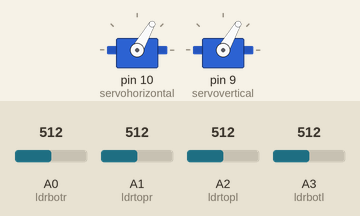
Recording of a sketch running on a simulated Arduino Uno, built with avr-gcc and run on an emulated ATmega328P. On the bench: 2 × servo. Inputs (shaded band) come from the test bench; at power-on: A0 (ldrbotr) = 512, A1 (ldrtopr) = 512, A2 (ldrtopl) = 512, A3 (ldrbotl) = 512.

Above: at 1.7 s.
1.8 s: A0 (ldrbotr) set to 716
At 2.61 s:
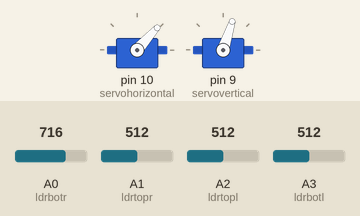
At 3.46 s:
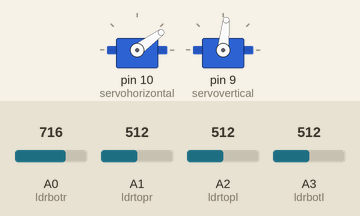
4.8 s: A1 (ldrtopr) set to 306
7.8 s: A2 (ldrtopl) set to 306
10.8 s: A3 (ldrbotl) set to 992
13.8 s: A0 (ldrbotr) set to 992
At 13.8 s:
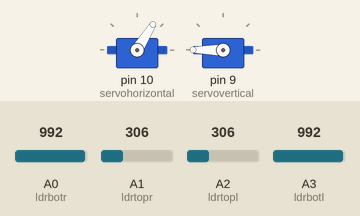
15.3 s: A1 (ldrtopr) set to 150
At 16.12 s:
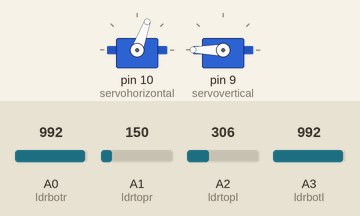
Timing chart, 0 to 21.2 s (numbered marks = the images above; inputs shaded):
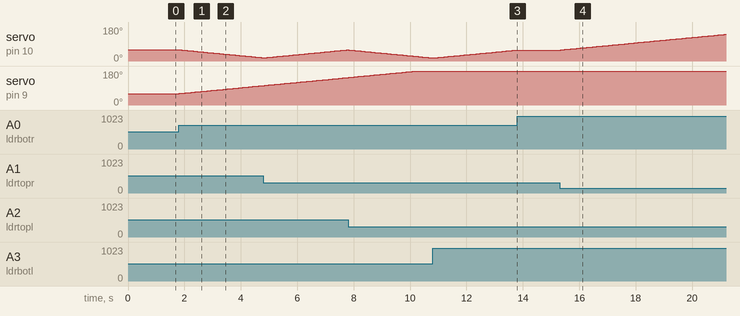

The sketch:

Suiveur.ino
```cpp
//01000101 01001110 01001100
#include <Servo.h>
//déclaration des moteur vertical et horizontal
Servo servohorizontal; //servohori
int servoh = 0;
int servohLimitHigh = 160;
int servohLimitLow = 60;

Servo servovertical; //servoverti
int servov = 0;
int servovLimitHigh = 160;
int servovLimitLow = 60;
//les entres PIN des Photorésistance
int ldrtopl = 2; // haut gauch
int ldrtopr = 1; // haut droit
int ldrbotl = 3; // bas gauch
int ldrbotr = 0; // bas droit

 void setup ()
 {
  servohorizontal.attach(10); // relais le servo moteur 1 sur le pin 10
  servohorizontal.write(60); // l'angle par defaut 60°
  servovertical.attach(9);  // relais le servo moteur 2 sur le pin 9
  servovertical.write(60); // l'angle par defaut 60°
  Serial.begin(9600);
  delay(500);

 }

void loop()
{
  servoh = servohorizontal.read();
  servov = servovertical.read();
  // les Valeur analogique de la photorésistance
  int topl = analogRead(ldrtopl);
  int topr = analogRead(ldrtopr);
  int botl = analogRead(ldrbotl);
  int botr = analogRead(ldrbotr);
  // Calcule de la valeur moyenne
  int avgtop = (topl + topr) ; //average of top
  int avgbot = (botl + botr) ; //average of bottom
  int avgleft = (topl + botl) ; //average of left
  int avgright = (topr + botr) ; //average of right

  if (avgtop < avgbot)
  {
    servovertical.write(servov +1);
    if (servov > servovLimitHigh)
     {
      servov = servovLimitHigh;
     }
    delay(10);
  }
  else if (avgbot < avgtop)
  {
    servovertical.write(servov -1);
    if (servov < servovLimitLow)
  {
    servov = servovLimitLow;
  }
    delay(10);
  }
  else
  {
    servovertical.write(servov);
  }

  if (avgleft > avgright)
  {
    servohorizontal.write(servoh +1);
    if (servoh > servohLimitHigh)
    {
    servoh = servohLimitHigh;
    }
    delay(10);
  }
  else if (avgright > avgleft)
  {
    servohorizontal.write(servoh -1);
    if (servoh < servohLimitLow)
     {
     servoh = servohLimitLow;
     }
    delay(10);
  }
  else
  {
    servohorizontal.write(servoh);
  }
  delay(50);
}
```

Measured:
- after the input at 1.8 s, servo on pin 10 (servohorizontal): moves from 60° to 17° over 3.0 s, starting at once; servo on pin 9 (servovertical): moves from 60° to 103° over 3.0 s, starting at once
- after the input at 13.8 s, servo on pin 10 (servohorizontal): stays 58° (without the input it goes to 59° after 0.03 s)
- after the input at 15.3 s, servo on pin 10 (servohorizontal): moves from 58° to 141° over 5.8 s, starting at once
